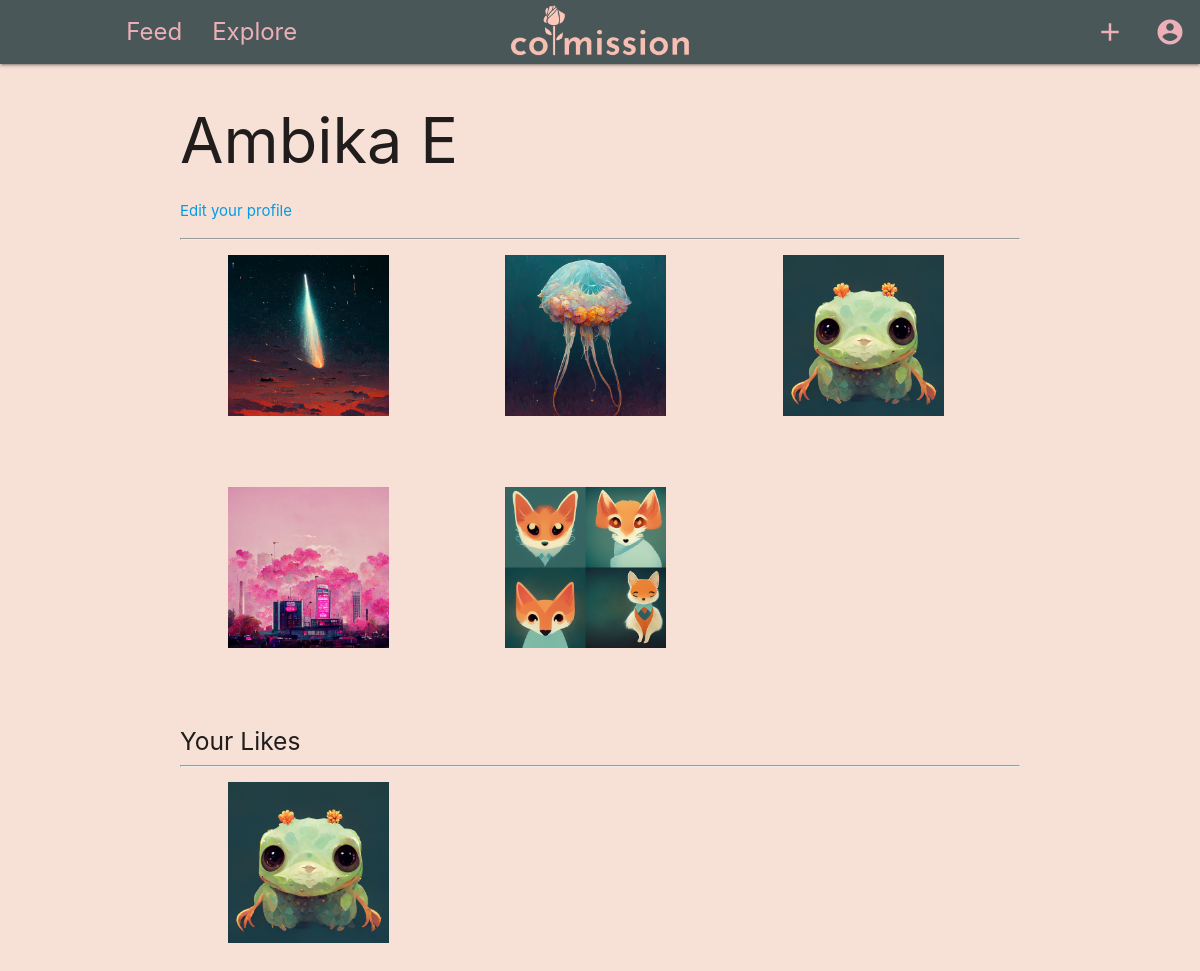
Screenshot of /profile/bikachuu (signed in) with the database file from the repository.
### app/models.py (models this page shows, shortened)
class User(UserMixin, db.Model):
    id = Column(Integer, primary_key=True)
    username = Column(String, index=True, unique=True, nullable=False)
    email = Column(String, unique=True, nullable=False)
    name = Column(String, nullable=False)
    bio = Column(String)
    password_hash = Column(String, nullable=False)
    is_artist = Column(Boolean)
    likes = relationship("Likes", back_populates="user")
    posts = relationship("Post", back_populates="artist")

class Post(db.Model):
    id = Column(Integer, primary_key=True)
    image_path = Column(String, nullable=False)
    caption = Column(String)
    artist_id = Column(Integer, ForeignKey("user.id"), nullable=False)
    artist = relationship("User", back_populates="posts")
    posted_at = Column(DateTime, nullable=False)
    price = Column(Float)
    tags = relationship("Tag", back_populates="post")

### app/routes.py (the view, shortened to what this page needs)
@app.route("/profile/<username>")
def profile(username):
    if current_user.is_authenticated:
        if current_user.username == username:
            posts = current_user.posts
            p_columns = [[], [], []]
            for i in range(len(posts)):
                p_columns[i % 3].append(posts[i])
            likes = current_user.likes
            print(likes)
            l_columns = [[], [], []]
            liked_posts = []
            for i in range(len(likes)):
                liked_posts.append(Post.query.filter_by(id=(likes[i].post_id)).first())
                l_columns[i % 3].append(liked_posts[i])
            return render_template(
                "profile.html", user=current_user, posts=p_columns, title="Profile", likes=l_columns
            )

### app/models.py (called while the page is built)
@login.user_loader
def load_user(id):
    return User.query.get(int(id))

    def __repr__(self):
        return f"<Like {self.id}"

### app/templates/profile.html (shortened to what this page needs)
{% extends "base.html" %}
{% import 'macros.html' as macros %}
{% block styles %}
<link rel="stylesheet" href="/static/css/image_grid.css">
{% endblock %}
{% block app_content %}
   <h1>{{ user.name }}</h1>
   {% if current_user.is_authenticated and current_user.id == user.id %}
      <p><a href="{{ url_for('edit_profile') }}">Edit your profile</a></p>
   {% elif not following %}
      <a href="/follow/{{ user.id }}"><p>Follow</p></a>
   {% else %}
      <a href="/unfollow/{{ user.id }}"><p>Following</p></a>
   {% endif %}
   <hr>
   {{ macros.grid(posts) }}
   {% if current_user.is_authenticated and current_user.id == user.id %}
   <h5>Your Likes</h5>
   <hr>
   {{ macros.grid(likes) }}
   {% endif %}
{% endblock %}

### app/templates/macros.html (shortened to what this page needs)
{% macro grid(posts) -%}
<div class="img_row">
  {% for column in posts %}
  <div class="img_column">
    {% for post in column %}
    <div class="work">
      <a href="/listing/{{post.id}}"><img class="hvr-float" src="{{ post.image_path }}"></a>
    </div>
    {% endfor %}
  </div>
  {% endfor %}
</div>
{%- endmacro %}

### app/static/css/style.css (style rules this page uses)
body { background-color: #F7E1D7; }

### app/static/css/image_grid.css (style rules this page uses)
.img_row { display: flex; flex-wrap: wrap; padding: 0 4px; }
.img_column { flex: 25%; max-width: 50%; padding: 0 44px; }
.hvr-float { display: inline-block; vertical-align: middle; -webkit-transform: perspective(1px) translateZ(0); transform: perspective(1px) translateZ(0); box-shadow: 0 0 1px rgba(0, 0, 0, 0); -webkit-transition-duration: 0.3s; transition-duration: 0.3s; -webkit-transition-property: transform; transition-property: transform; -webkit-transition-timing-function: ease-out; transition-timing-function: ease-out; }
.img_column img { margin-top: 8px; vertical-align: middle; width: 85%; }

### rows the page displays
User: name "Ambika E"
Post: image_path (picture)
Post: image_path (picture)
Post: image_path (picture)
Post: image_path (picture)
Post: image_path (picture)
